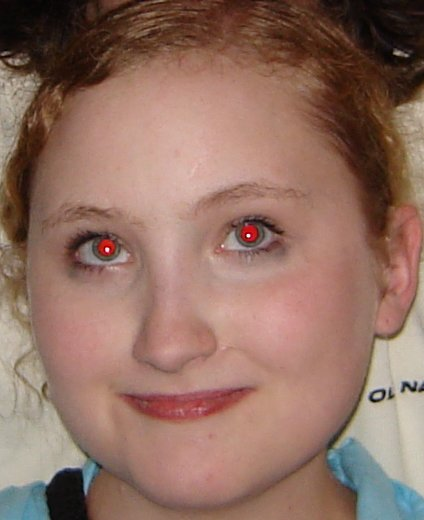
#> input picture RedEyeRemover/red_eye_photo.jpg, 424 x 520 px
$ python -i red_eye_remover.py   (imports and definitions only)   (older library calls are emulated)
#> lines starting #> are read from the running program, lines starting #| are printed output that depends on the picture; after the words box and inside, x2 and y2 are one past the last pixel; in counts of white or black regions, pixels touching at a corner belong together
#> further down, picture is the input picture: shape (520, 424, 3); mean B, G, R 98.7, 111.6, 145.1
import cv2
import numpy as np

def remove_red_eye(red_eye_image):
    """
    Receives an image as input, copies it, and removes the red eye from the image
    Returns a new image without red eye
    """
    eye_cascade = cv2.CascadeClassifier('haarcascade_eye.xml')
    face_cascade = cv2.CascadeClassifier('haarcascade_frontalface_default.xml')

    fixed_image = red_eye_image.copy()

    eyes = eye_cascade.detectMultiScale(red_eye_image, 1.3, 5)
#> eyes = [[204, 191, 90, 90], [50, 208, 85, 85]]

    for x, y, w, h in eyes:
        eye_section = red_eye_image[y:y + h, x:x + w]

        cv2.rectangle(fixed_image, (x, y), (x + w, y + h), (255, 0, 0), 2)

        blue, green, red = cv2.split(eye_section)
        blue_green_sum = cv2.add(blue, green)

        # generate a mask with rules for where red dominates
        mask = (red > blue_green_sum) & (red > 90)
        mask = mask.astype(np.uint8) * 255

        # find the largest contour that adheres to the mask, this is most likely the red eye region
        _, contours, _ = cv2.findContours(mask.copy(), cv2.RETR_EXTERNAL, cv2.CHAIN_APPROX_NONE)
        eye_contour = get_largest_contour(contours)

        mask = resetMask(mask)

        cv2.drawContours(mask, [eye_contour], 0, 255, -1)

        # expand the eye correction area because the edges are always picked up
        kernel = np.ones((3, 3), np.uint8)
        mask = cv2.dilate(mask, kernel, iterations=3)

        blue_green_mean = configure_mean(blue_green_sum, mask)

        # reconvert the mask to the BGR color space and invert it to fill the original red eye hole
        mask_inverse = ~cv2.cvtColor(mask, cv2.COLOR_GRAY2BGR)
        eye = cv2.bitwise_and(mask_inverse, eye_section) + blue_green_mean

        fixed_image[y:y + h, x:x + w] = eye
#> this loop made 1 pass
#> (x, y, w, h, kernel) on pass 1: (204, 191, 90, 90, [[1, 1, 1], [1, 1, 1], [1, 1, 1]])
#> pass 1, in remove_red_eye, `eye_section = red_eye_image[y:y + h, x:x + w]`:
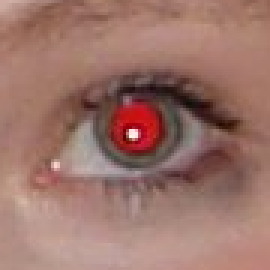
#> eye_section: shape (90, 90, 3) (shown 3 times larger); mean B, G, R 106.2, 115.9, 156.5
#> pass 1, in remove_red_eye, `blue, green, red = cv2.split(eye_section)`:
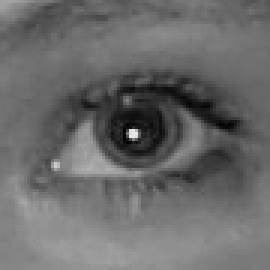
#> blue: shape (90, 90) (shown 3 times larger); min 0, max 232, mean 106.2
#> pass 1, in remove_red_eye, `blue, green, red = cv2.split(eye_section)`:
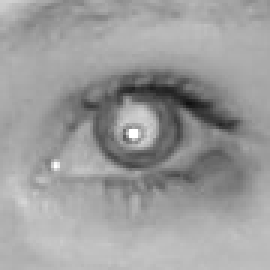
#> red: shape (90, 90) (shown 3 times larger); min 17, max 255, mean 156.5
#> after the loop:
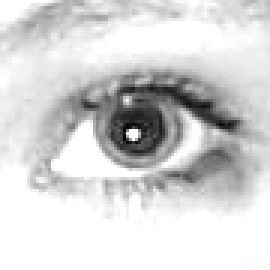
#> blue_green_sum: shape (90, 90) (shown 3 times larger); min 0, max 255, mean 213
#> after the loop:
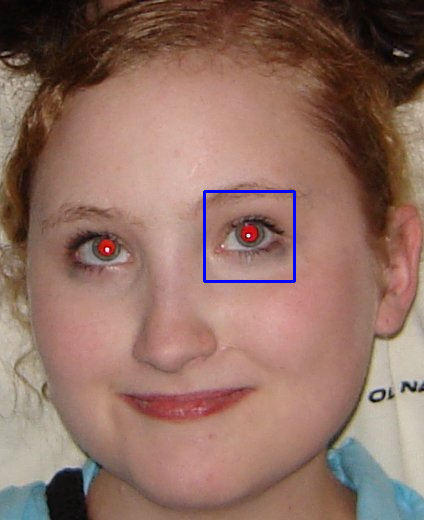
#> fixed_image: shape (520, 424, 3); 0.49% of pixels changed, all inside (x1, y1, x2, y2) = (203, 190, 296, 283)
#> after the loop:
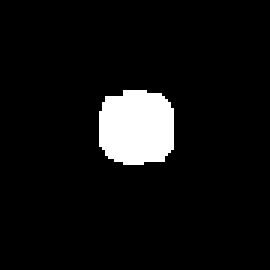
#> mask: shape (90, 90) (shown 3 times larger); 6.7% white; 1 white region, box (x1, y1, x2, y2) and area: (33, 30, 58, 55) 542

    return fixed_image


def configure_mean(blue_green_sum, mask):
    """
    Helper function for adjusting the blue-green color mean for blending the old red eye
    """
    blue_green_mean = blue_green_sum / 2
#> (the run stopped early here; a loop or call above may not have finished)
